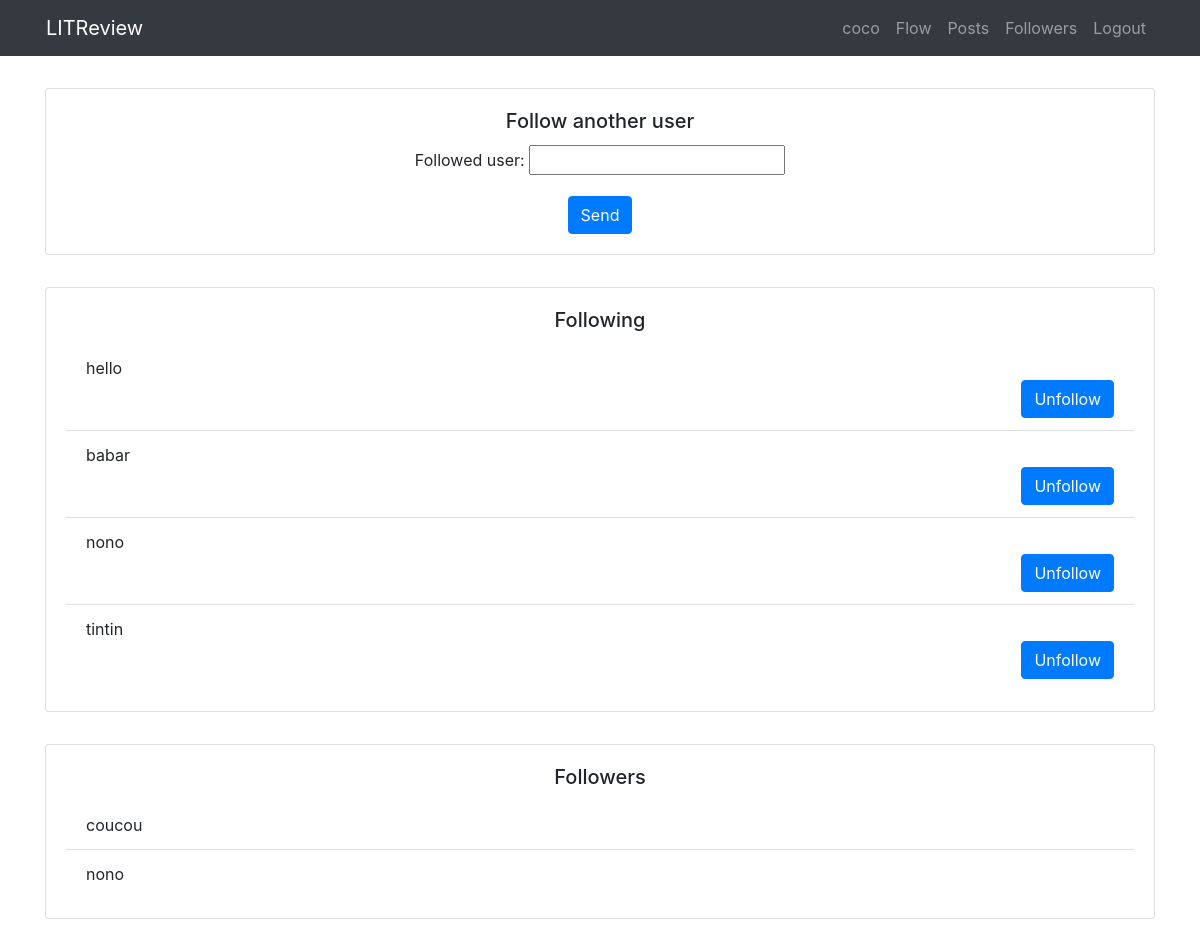
The page /reviews/follower (signed in) on the database its author committed.
### reviews/models.py (models this page shows)
class UserFollows(models.Model):
    user = models.ForeignKey(to=settings.AUTH_USER_MODEL, on_delete=models.CASCADE, related_name='following')
    followed_user = models.ForeignKey(to=settings.AUTH_USER_MODEL, on_delete=models.CASCADE,
                                      related_name='followed_by')
    class Meta:
        unique_together = ('user', 'followed_user',)
        verbose_name_plural = "user follows"

### reviews/views.py (the view, shortened to what this page needs)
# urls.py: path('follower', FollowerListView.as_view(), name='follower'),
class FollowerListView(LoginRequiredMixin, CreateView):
    form_class = FollowerForm
    model = UserFollows
    template_name = "followers.html"
    success_url = reverse_lazy("follower")
    def get_context_data(self, **kwargs):
        context = super(FollowerListView, self).get_context_data(**kwargs)
        context["users"] = UserFollows.objects.filter(followed_user=self.request.user)
        context["followers"] = UserFollows.objects.filter(user=self.request.user)
        return context

### reviews/forms.py (shortened to what this page needs)
class FollowerForm(ModelForm):
    followed_user = CharField(max_length=30)
    class Meta:
        model = UserFollows
        exclude = ("followed_user", "user")

### reviews/templates/followers.html (shortened to what this page needs)
{% extends 'base.html' %}
{% block content %}
<div class="container my-3">
    <div class="row">
        <div class="col">
            <div class="card my-3">
                <div class="card-body">
                    <h5 class="card-title text-center">Follow another user</h5>
                    <form method="post">
                        <div class="row">
                        <div class="col text-center">
                            {{ form.as_p }}
                            <button class="btn btn-primary" type="submit">Send</button>
                        </div>
                            </div>
                    </form>
                </div>
            </div>
        </div>
    </div>
    <div class="row">
        <div class="col">
            <div class="card my-3">
                <div class="card-body">
                    <h5 class="card-title text-center">Following</h5>
                    <ul class="list-group list-group-flush">
                        {% for user in followers %}
                        <li class="list-group-item">{{ user.followed_user }}
                            <div class=" d-flex justify-content-end">
                                <a href="{% url 'follower_delete' user.id %}" class="btn btn-primary">Unfollow</a>
                            </div>
                        </li>
                        {% endfor %}
                    </ul>
                </div>
            </div>
        </div>
    </div>
    <div class="row">
        <div class="col">
            <div class="card my-3">
                <div class="card-body">
                    <h5 class="card-title text-center">Followers</h5>
                    <ul class="list-group list-group-flush">
                        {% for user in users %}
                        <li class="list-group-item">{{ user.user }}</li>
                        {% endfor %}
                    </ul>
                </div>
            </div>
        </div>
    </div>
</div>
{% endblock %}

### reviews/templates/base.html (shortened to what this page needs)
<!DOCTYPE html>
<html lang="en">
<head>
    <link
            rel="stylesheet"
            href="https://stackpath.bootstrapcdn.com/bootstrap/4.4.1/css/bootstrap.min.css"
    />
</head>
<body>
<div class="bg-dark">
    <div class="container">
        <div class="row">
            <nav class="col navbar navbar-expand-lg navbar-dark">
                <a class="navbar-brand mx-auto">LITReview</a>
                {% if user.is_authenticated %}
                    <div id="navbarContent" class="collapse navbar-collapse">
                        <ul class="navbar-nav ml-auto">
                            <li class="nav-item">
                                <a class="nav-link">{{ user.username }}</a>
                            </li>
                            <li class="nav-item">
                                <a class="nav-link" href="{% url 'review_list' %}">Flow</a>
                            </li>
                            <li class="nav-item">
                                <a class="nav-link" href="{% url 'posts' %}">Posts</a>
                            </li>
                            <li class="nav-item">
                                <a class="nav-link" href="{% url 'follower' %}">Followers</a>
                            </li>
                            <li class="nav-item">
                                <a class="nav-link" href="{% url 'logout' %}?next={% url 'login' %}">Logout</a>
                            </li>
                        </ul>
                    </div>
                {% endif %}
            </nav>
        </div>
    </div>
</div>
{% block content %}{% endblock %}
</body>
</html>

### rows shown on the page
UserFollows: followed_user "hello"
UserFollows: followed_user "babar"
UserFollows: followed_user "nono"
UserFollows: followed_user "tintin"
UserFollows: user "coucou"
UserFollows: user "nono"

### other values the page prints
{{ user.username }} "coco"
